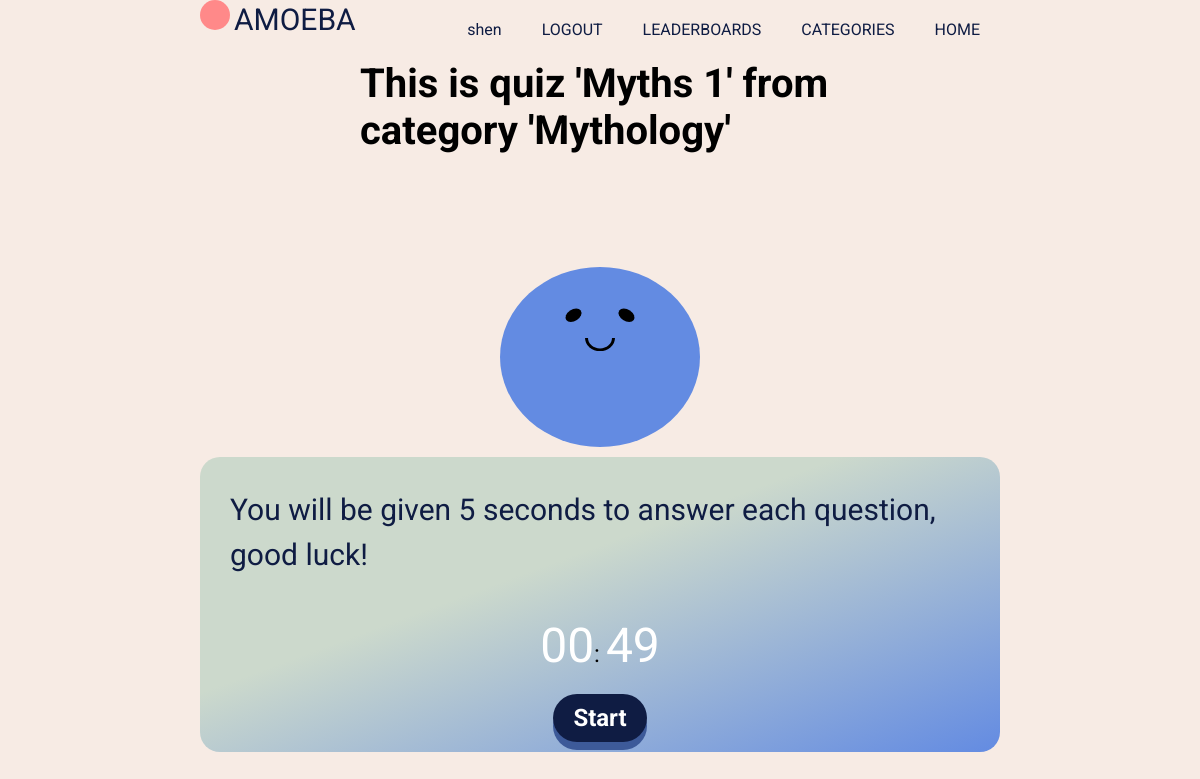
/quiz/1 (signed in), run on the app's committed database.
### app/models.py (models this page shows, shortened)
class User(UserMixin, db.Model):
  id = db.Column(db.Integer, primary_key=True)
  username = db.Column(db.String(20), unique=True, index=True, nullable=False)
  email = db.Column(db.String(120), unique=True, index=True, nullable=False)
  password_hash = db.Column(db.String(128))
  posted_quizes = db.relationship('Quiz', backref = 'postedby', lazy = 'dynamic')
  attempts = db.relationship('Attempt', backref = 'user', lazy = 'dynamic')
  is_admin = db.Column(db.Boolean, default=False, nullable=False)
  date_joined = db.Column(db.DateTime, index=True, default=datetime.utcnow)

class Quiz(db.Model):
  id = db.Column(db.Integer, primary_key=True)
  category = db.Column(db.String(32), index=True)
  quizname = db.Column(db.String(32), index=True, unique=True)
  filename = db.Column(db.String(32),unique=True)
  date_added = db.Column(db.DateTime, index=True, default=datetime.utcnow)
  user_id = db.Column(db.Integer, db.ForeignKey('user.id'))
  attempts = db.relationship('Attempt', backref = 'quiz', lazy = 'dynamic')

### app/routes.py (the view)
@app.route('/quiz/<quizid>', methods=['POST', 'GET'])
@login_required
def quiz(quizid):
  quiz = Quiz.query.filter_by(id=quizid).first()
  filename = quiz.filename
  basedir = os.path.abspath(os.path.dirname(__file__))
  quiz_dir = os.path.join(basedir, 'static', 'quizzes')
  file_dir = os.path.join(quiz_dir, filename)
  with open(file_dir) as json_file:
    questionset = json.load(json_file)
  return render_template('quiz.html', questionset=questionset, quizname=quiz.quizname, quizcat=quiz.category, quizid=quizid)

### app/models.py (called while the page is built)
@login.user_loader
def load_user(id): #retrieve the user object representing the current user from the database
  return User.query.get(int(id)) #flask-login uses string for ids. database uses integers for id

### app/templates/quiz.html (shortened to what this page needs)
{% extends "template.html" %} {% block head %}
<link
  rel="stylesheet"
  type="text/css"
  href="{{ url_for('static', filename = 'styles/content.css')}}"
/>
<link
  rel="stylesheet"
  type="text/css"
  href="{{ url_for('static', filename='styles/quizstyle.css')}}"
/>
<link
  rel="stylesheet"
  type="text/css"
  href="{{ url_for('static', filename='styles/amoeba.css')}}"
/>
{% endblock %} {% block content %}
<div class="content">
  <h2 id="quiztitle">
    This is quiz '{{ quizname }}' from category '{{ quizcat }}'
  </h2>
  <div class="quizcontent">
    <div class="amoeba_ball" id="amoebabody">
      <div class="amoeba_eye eye_left"></div>
      <div class="amoeba_eye eye_right"></div>
      <div class="amoeba_smile"></div>
    </div>
    <div class="container">
      <p id="description">
        You will be given 5 seconds to answer each question, good luck!
      </p>
      <div class="timer">
        <span id="minutes">00</span>:
        <span id="seconds">00</span>
      </div>
      <div class="controls">
        <button id="start-btn" class="start-btn btn">Start</button>
      </div>
    </div>
  </div>
</div>
{% endblock %}

### app/templates/template.html (shortened to what this page needs)
<html lang="en">
  <head>
    <link
      rel="stylesheet"
      type="text/css"
      href="{{ url_for('static', filename =
    'styles/content.css')}}"
    />
    {%block head%}{% endblock %}
  </head>
  <body>
    <header>
      <div class="header-content">
        <div class="logo">
          <div id="amoeba-logo"></div>
          <span id="logo-text">AMOEBA</span>
        </div>
        <u1 class="navigation">
          <a href="{{ url_for('index') }}">HOME</a>
          <a href="{{ url_for('categories') }}">CATEGORIES</a>
          <a href="{{ url_for('leaderboards') }}">LEADERBOARDS</a>
          {% if current_user.is_authenticated %}
          <a href="{{ url_for('logout') }}">LOGOUT</a>
          <a href="{{ url_for('profile', username=current_user.username) }}">{{ current_user.username }}</a>
          {% else %}
          <a href="{{ url_for('signup_login') }}">LOGIN/SIGNUP</a>
          {% endif %}
        </u1>
      </div>
    </header>
    {% block content %}{% endblock %}
  </body>
</html>

### app/static/styles/content.css (style rules this page uses)
* { padding: 0; margin: 0; list-style: none; text-decoration: none; font-family: 'roboto', sans-serif; box-sizing: border-box; }
body { background-color: white; }
header { width: 100%; height: 60px; display: block; background-color: #f7ebe4; }
.header-content { height: inherit; margin-left: 200px; margin-right: 200px; }
.content { background-color: #f7ebe4; }
button, .formbutton { padding: 20px 60px; border-radius: 28px; border: 0; background-color: #0f1c43; font-size: 20px; font-weight: 500; color: #f7ebe4; box-shadow: 0px 8px rgb(61, 90, 153) }
.logo { float: left; display: inline-block; color: #0f1c43; margin-top }
#amoeba-logo { background-color: #ff8989; border-radius: 50%; width: 30px; height: 30px; display: inline-block; }
#logo-text { font-size: 30px; }
.navigation { float: right; }
.navigation a { height: 100%; float: right; padding: 20px 20px; list-style: none; color: #0f1c43; }
p { font-size: 20px; color: #0f1c43; font-weight: heavy; line-height: 1.5em; }

### app/static/styles/quizstyle.css (style rules this page uses)
:root { --hue-neutral: #99dbb4; --hue-blue: #638be2; --hue-light: #ccd9cc; --hue-green: #b0db7d; }
body { border-radius: 20px; padding: 0; margin: 0; width: 100vw; height: 100vh; background-color: #f7ebe4; }
#quiztitle { margin-left: 30%; margin-right: 30%; margin-bottom: 30px; font-size: 40px; }
.quizcontent { width: 100vw; height: 80vh; display: grid; justify-content: center; align-content: center; position: relative; }
.btn { border: 1px solid hsl(var(--hue), 100%, 30%); padding: 5px 10px; outline: none; color: white; }
.container { background-image: linear-gradient( to bottom right, var(--hue-light) 40%, var(--hue-blue) 100% ); width: 800px; max-width: 100%; padding: 10px; border-radius: 20px; box-shadow: 5px 5px 20px rgba($gray, 10%); font-size: 24px; }
#description { padding: 20px; font-size: 30px; }
.timer { text-align: center; margin: 20 auto 20; }
#minutes, #seconds { font-size: 48px; color: white; }
.start-btn, .next-btn { font-size: 1.5rem; font-weight: bold; padding: 10px 20px; }
.controls { display: flex; justify-content: center; align-items: center; }

### app/static/styles/amoeba.css (style rules this page uses)
.amoeba_ball { height: 200px; width: 200px; background-color: #638be2; border-radius: 50%; transform: scale(1, 0.9); position: relative; margin: 0 auto 0; animation: bounce 1s ease-in infinite; }
.amoeba_eye { height: 15px; width: 15px; background-color: black; border-radius: 50%; transform: translate(-50%, -50%); position: absolute; top: 23%; z-index: 2; }
.eye_left { left: 33%; transform: skewX(-20deg); z-index: 2; }
.eye_right { right: 33%; transform: skewX(20deg); z-index: 2; }
.amoeba_smile { height: 15px; width: 30px; border-bottom-left-radius: 15px; border-bottom-right-radius: 15px; border: 3px solid black; border-top: 0; transform: translate(-50%, -50%); position: absolute; left: 50%; top: 43%; z-index: 2; }

### data on the page
User: username "shen"
Quiz: quizname "Myths 1", category "Mythology"
